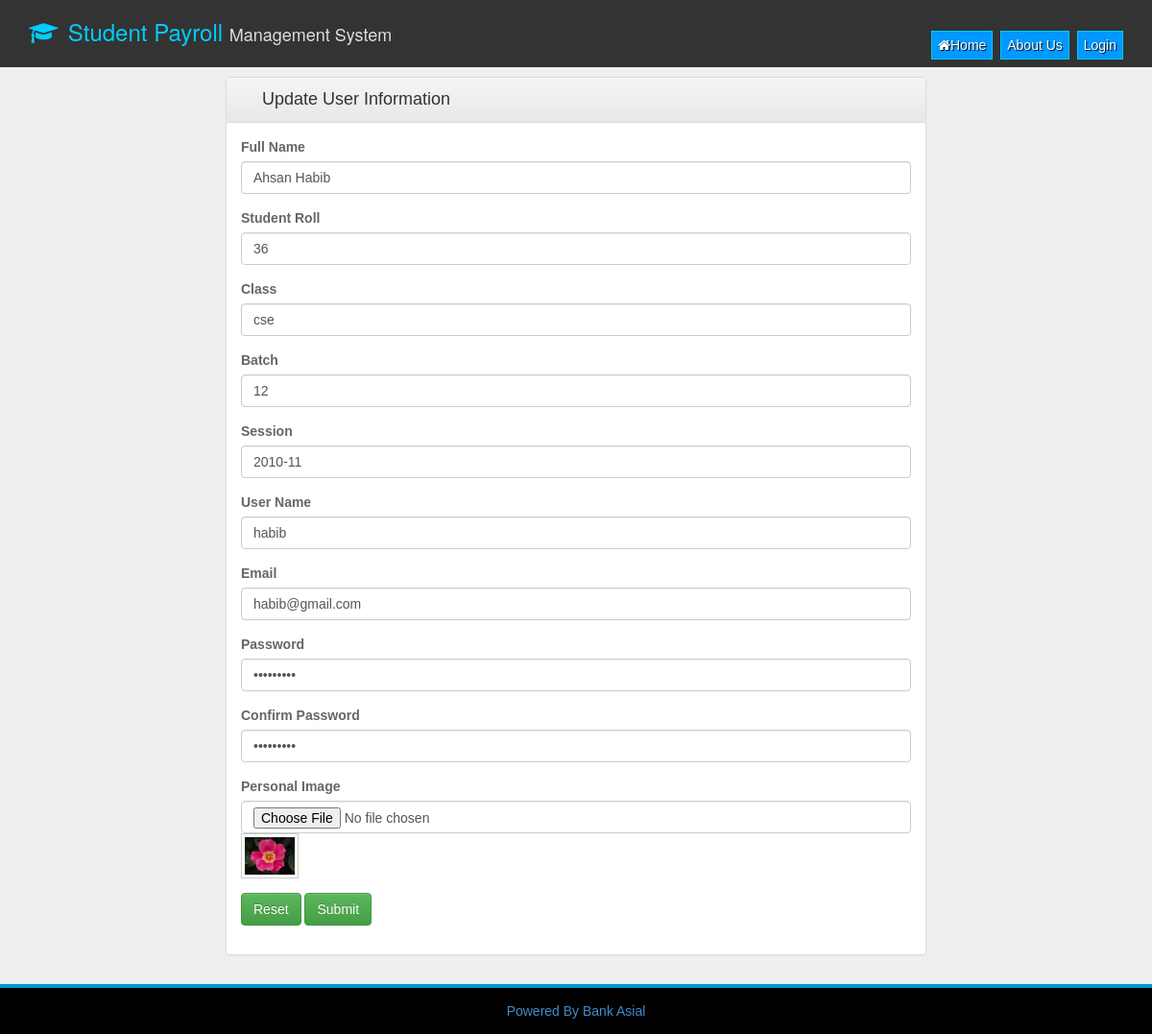
The page /user_update_form.php?id=35EED4C6AFE5C2A87570 on the database its author committed.
### tables this page shows
CREATE TABLE IF NOT EXISTS `user_information` (
  `user_name` varchar(50) NOT NULL,
  `full_name` varchar(50) NOT NULL,
  `email` varchar(50) NOT NULL,
  `password` varchar(50) NOT NULL,
  `user_id` varchar(50) NOT NULL,
  `avatar` varchar(100) NOT NULL,
  `roll` varchar(10) NOT NULL,
  `class` varchar(10) NOT NULL,
  `batch` varchar(10) NOT NULL,
  `session` varchar(10) NOT NULL
);

### user_update_form.php (the view, shortened to what this page needs)
<?php include_once("header.php");
$uid=$_GET['id'];
$sql=mysql_query("SELECT * FROM user_information WHERE `user_id`='$uid'");
$row=mysql_fetch_array($sql);
?>
<div id="main-content" class="container-fluid">
        <div class="container">
        <div class="col-md-8 col-md-offset-2" >
        <div class="panel panel-default" >
        <div class="panel-heading">
        <span class="glyphicon glyphicon-user" style="margin-right:8px;"></span>Update User Information
        </div>
        <div class="panel-body">
        <form action="rawphp/update_user_info.php" method="post" enctype="multipart/form-data" id="regi-form">
          <div class="form-group">
                    <label>Full Name</label>
          <input type="text" class="form-control" name="fname" value="<?PHP echo $row['full_name'];?>" id="full-name"/>
          </div>
            <div class="form-group">
          <label>Student Roll</label>
          <input type="text" class="form-control" value="<?php echo $row['roll'];?>" name="studentRoll" id="full-name"/>
          </div>
           <div class="form-group">
          <label>Class</label>
          <input type="text" class="form-control" name="class" value="<?php echo $row['class'];?>" id="full-name"/>
          </div>
           <div class="form-group">
          <label>Batch</label>
           <input type="text" class="form-control" name="batch" value="<?php echo $row['batch'];?>" id="full-name"/>
          </div>
           <div class="form-group">
          <label>Session</label>
          <input type="text" class="form-control" name="session" value="<?php echo $row['session'];?>" id="full-name"/>
          </div>
          <div class="form-group">
          <label>User Name</label>
          <input type="text" class="form-control" name="username" value="<?PHP echo $row['user_name'];?>" id="user-name"/>
          </div>
          <div class="form-group">
          <label>Email</label>
          <input type="text" class="form-control" name="email" value="<?PHP echo $row['email'];?>" id="email"/>
          </div>
          <div class="form-group">
          <label>Password</label>
          <input type="password" class="form-control" name="password" value="<?PHP echo $row['password'];?>" id="password1"/>
          </div>
          <div class="form-group">
          <label>Confirm Password</label>
          <input type="password" class="form-control"  value="<?PHP echo $row['password'];?>" id="password2"/>
          </div>
			 <div class="form-group">
          <label>Personal Image</label>
          <input type="file" class="form-control" name="userimage"/>
          <span><img src="<?PHP echo $row['avatar'];?>" alt="" style="" class="tini-image"/></span>
          </div>
<div class="form-group">
<button type="reset" class="btn btn-success">Reset</button>
<button type="submit" class="btn btn-success">Submit</button>          </div>
        </form>
        </div>
      </div>
        </div>
        </div>
</div>
<?PHP include_once("footer.php");?>

### css/style.css (style rules this page uses)
body { margin:0px;padding:0px; background-color:#EFEFEF; color:#666; font-family:Arial, Helvetica, sans-serif; }
#main-content { padding:10px;min-height:500px; }
.tini-image { width:60px;height:auto;padding:3px; border:1px solid #ccc;background-color:#fff; }
.panel-heading { font-size:18px; }

### rows shown on the page
user_information: fname "Ahsan Habib", studentRoll "36", class "cse", batch "12", session "2010-11", username "habib", email "habib@gmail.com", avatar (picture)
